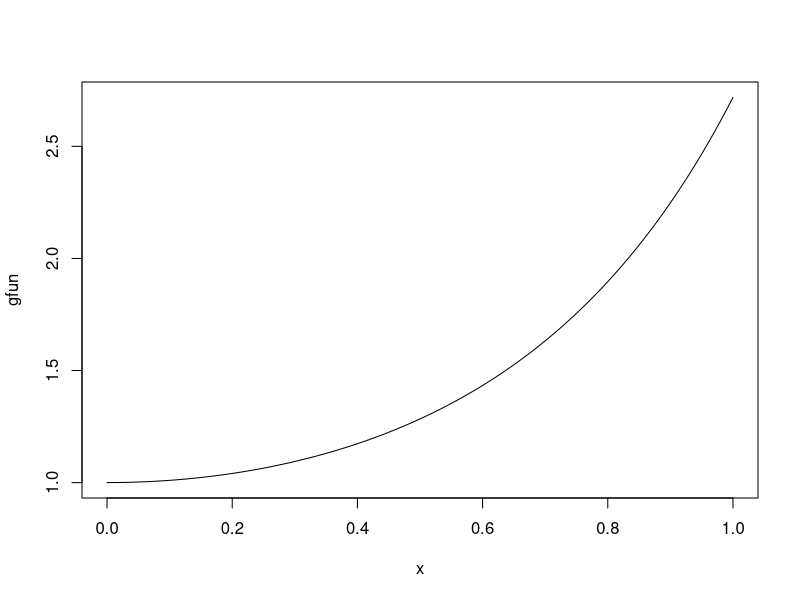
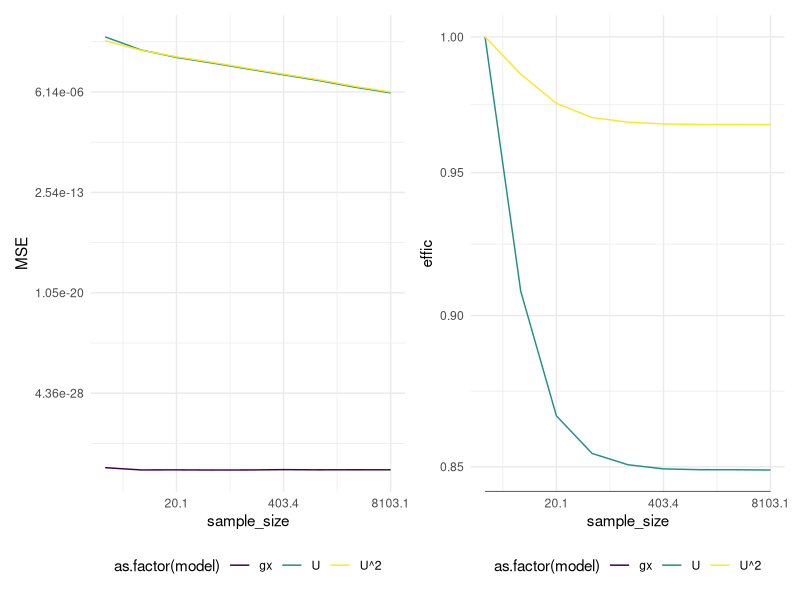
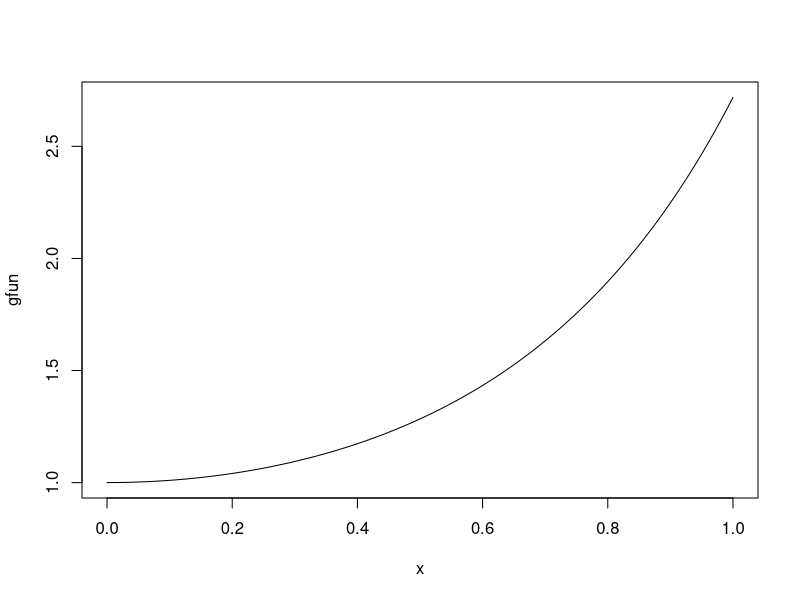

These charts were generated, in order, by the following R code: (Note: this script raises an error after producing the figures.)
## ---- chunk 1
library(tidyverse)
library(readxl)
library(patchwork)
knitr::opts_chunk$set(
  fig.height = 6,
  fig.width = 8,
  message = F,
  echo = T,
  warning = F,
  cache = T
)
theme_set(theme_minimal() + theme(legend.position = "bottom"))
options(
  ggplot2.continuous.colour = "viridis",
  ggplot2.continuous.fill = "viridis",
  digits = 3
)
scale_colour_discrete = scale_colour_viridis_d
scale_fill_discrete = scale_fill_viridis_d
## ---- chunk 2
set.seed(123123)
y = runif(1000, 0, 1)

gfun = function(y) {
  return((exp(y ^ 2)))
}

gx =
  gfun(y)

theta_estimate =
  list(theta = mean(gx),
       var_theta = var(gx))

integrate(function(x)
  exp(x ^ 2), 0, 1)
## ---- chunk 3
plot.function(gfun,0,1)
## ---- chunk 4
ffun = function(y){
  return(exp(y))
}

fx = ffun(y)

b = lm(gx~fx)$coef[2]

theta_estimate_2 =
  list(theta = mean(b*(exp(1)-1)+(gx-b*fx)),
       theta2 = sum(lm(gx~fx)$coef*c(1,mean(fx))),
       var_theta =var((b*(exp(1)-1)+(gx-b*fx)))
       )

theta_estimate_2
  
## ---- chunk 5
simulating =
  function(sample_size = 100,simulation = 1000){
    set.seed(123123)
    
    result = tibble()
    
    gfun = function(x)
      return(sqrt(1 - x ^ 2))
    
    f1fun = function(x)
      return(x ^ 2)
    
    f2fun = function(x)
      return(x)
    
    for (i in 1:simulation) {
      y = runif(sample_size, 0, 1)

      gx = gfun(y)
      
      f1x = f1fun(y)
      
      b1 = lm(gx ~ f1x)$coef[2]
      
      f2x = f2fun(y)
      
      b2 = lm(gx ~ f2x)$coef[2]
      
      theta_1 =
        b1 * (1 / 3) + gx - b1 * f1x
      
      theta_2 =
        b2 * (1 / 2) + gx - b2 * f2x
      
      result = result %>%
        rbind(
          tibble(
            sample_size = rep(sample_size, 3),
            model = c("gx", "U^2", "U"),
            theta = c(mean(gx), mean(theta_1), mean(theta_2)),
            variance = c(var(gx), var(theta_1), var(theta_2)),
            MSE = list(gx, theta_1, theta_2) %>% lapply(function(x)
              mean(x - mean(gx)) ^ 2) %>% as.numeric(),
            effic = c(0, (var(gx) - var(theta_1)), (var(gx) - var(theta_2))) / var(gx)
          )
        )
    }
    
    result = result %>% 
      group_by(model,sample_size) %>% 
      summarise(
            variance = var(theta),
            theta = mean(theta),
            MSE = mean(MSE),
            effic = mean(effic)
      ) %>% 
      ungroup()
    
    return(result)
    
  }

result = tibble()

for (i in seq(2:10)){
  n = exp(i)
  
  result = result %>% 
    rbind(
      simulating(n,1000)
    )
}

knitr::kable(result,digits = 6)
## ---- chunk 6
p1 = result %>%
  ggplot(aes(
    x = sample_size,
    y = MSE,
    color = as.factor(model),
    group = as.factor(model)
  )) +
  geom_path()+
  scale_x_continuous(trans = "log")+
  scale_y_continuous(trans = "log")

p2 = result %>%
  ggplot(aes(
    x = sample_size,
    y = effic,
    color = as.factor(model),
    group = as.factor(model)
  )) +
  geom_path()+
  scale_x_continuous(trans = "log")+
  scale_y_continuous(trans = "log")

p1+p2
## ---- chunk 7
plot.function(gfun,0,1)
plot.function(function(x) 1-f1fun(x),0,1,add=T,col = "red")
plot.function(function(x) 1-f2fun(x),0,1,add=T,col = "blue")
## ---- chunk 8
set.seed(123123)

y = rgamma(1000,1,1/2)

gfun = function(x)
  return(x ^ 2 / sqrt(2 * pi) * exp(-x ^ 2 / 2) * (x > 1))

gx = gfun(y)

y = dgamma(y,1,1/2)

theta = mean(gx/y)

theta
## ---- chunk 9
set.seed(123123)

y = runif(1000,pi/4,pi/2)

yfun =
  function(x) {
    return((tan(x)^2*exp(-tan(x)^2/2))/(sqrt(2*pi)*cos(x)^2))
  }

gx = yfun(y)

yx = 1/(pi/2 - pi/4)

theta = mean(gx/yx)

theta
## ---- chunk 10
set.seed(123123)

y = rnorm(1000)

gfun = function(x)
  return(x ^ 2* (x > 1))

gx = gfun(y)

theta = mean(gx)

theta
